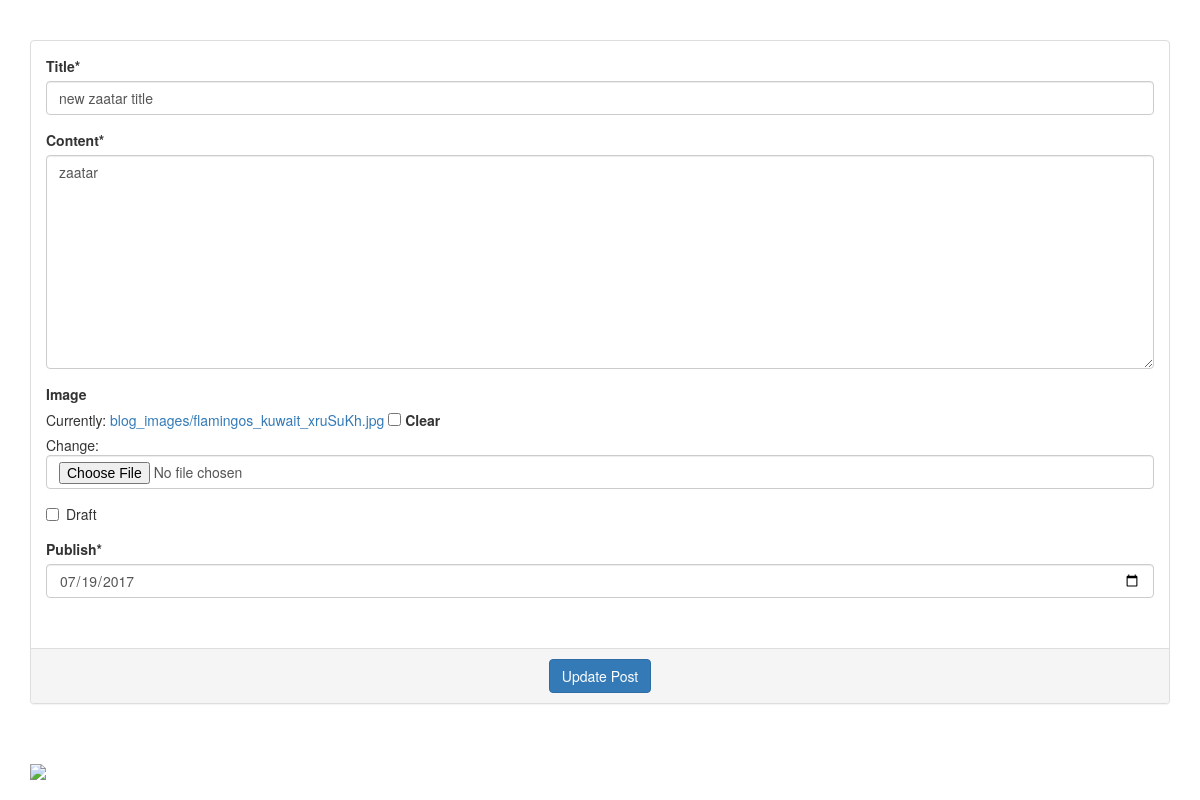
Page /update/new-zaatar-title/ (signed in) on the committed database.
### post/models.py (models this page shows, shortened)
class Post(models.Model):
	author = models.ForeignKey(User, default=1)
	title = models.CharField(max_length=140)
	content = models.TextField()
	draft = models.BooleanField(default=False)
	image = models.ImageField(upload_to="blog_images", null=True, blank=True)
	updated = models.DateTimeField(auto_now=True)
	timestamp = models.DateTimeField(auto_now_add=True)
	publish = models.DateField()
	slug = models.SlugField(unique=True)

### post/views.py (the view)
# urls.py: url(r'^update/(?P<slug>[-\w]+)/$', views.post_update, name="update"),
def post_update(request, slug):
	if not (request.user.is_superuser):
		raise Http404
	post_object = get_object_or_404(Post, slug=slug)
	form = PostForm(request.POST or None, request.FILES or None, instance=post_object)
	if form.is_valid():
		form.save()
		messages.success(request, "zain sawait")
		return redirect("posts:list")
	context = {
		"form": form,
		"post_object": post_object,
	}
	return render(request, 'update.html', context)

### post/forms.py
class PostForm(forms.ModelForm):
	class Meta:
		model = Post
		fields = ['title', 'content', 'image', 'draft', 'publish']
		widgets = {
		'publish': forms.DateInput(attrs={"type":"date"}),
		}

### post/templates/update.html (shortened to what this page needs)
<!DOCTYPE html>
{% load static %}
{% load crispy_forms_tags %}
<html>
<head>
	<link rel="stylesheet" type="text/css" href="{% static 'css/bootstrap.min.css' %}">
</head>
<body>
<div class="container">
<br><br>
<div class="panel panel-default">
  <div class="panel-body">
    <form method="Post" action="{% url 'posts:update' slug=post_object.slug %}" enctype="multipart/form-data">
{{form|crispy}}<br></div>
<div class="panel-footer"><div align="center">
<input class="btn btn-primary" type="submit" value="Update Post"></div>
</form></div></form></div>
<br><br>
<div>
<div align="center"> <img class="img-responsive" src="https://dev.dutil.com/wp-content/uploads/2016/12/update.jpg"></div>
</div>
</body>
</html>

### rows in the picture
Post: title "new zaatar title", content "zaatar", publish "07/19/2017"
